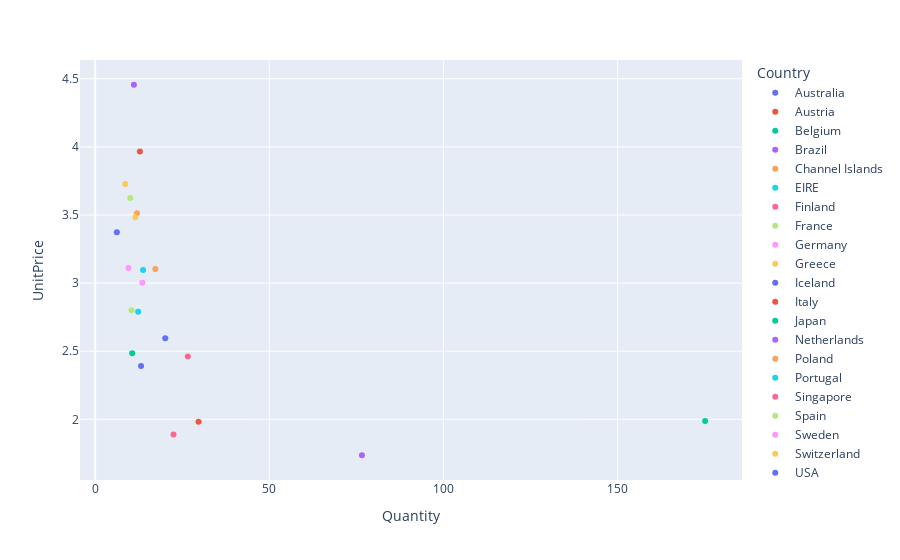

The notebook cell this image was saved under:
### Code cell
import plotly.express as px
fig = px.scatter(data, x= 'Quantity', y = 'UnitPrice', color = 'Country')
fig

### Figure 1 — Plotly figure (JSON) as saved in the notebook; plotly's stock layout.template omitted (floating-point values rounded to 4 significant figures)
{"data": [{"hovertemplate": "Country=Australia<br>Quantity=%{x}<br>UnitPrice=%{y}<extra></extra>", "legendgroup": "Australia", "marker": {"color": "#636efa", "symbol": "circle"}, "mode": "markers", "name": "Australia", "orientation": "v", "showlegend": true, "type": "scatter", "x": [13.18], "xaxis": "x", "y": [2.391], "yaxis": "y"}, {"hovertemplate": "Country=Austria<br>Quantity=%{x}<br>UnitPrice=%{y}<extra></extra>", "legendgroup": "Austria", "marker": {"color": "#EF553B", "symbol": "circle"}, "mode": "markers", "name": "Austria", "orientation": "v", "showlegend": true, "type": "scatter", "x": [12.83], "xaxis": "x", "y": [3.966], "yaxis": "y"}, {"hovertemplate": "Country=Belgium<br>Quantity=%{x}<br>UnitPrice=%{y}<extra></extra>", "legendgroup": "Belgium", "marker": {"color": "#00cc96", "symbol": "circle"}, "mode": "markers", "name": "Belgium", "orientation": "v", "showlegend": true, "type": "scatter", "x": [10.64], "xaxis": "x", "y": [2.485], "yaxis": "y"}, {"hovertemplate": "Country=Brazil<br>Quantity=%{x}<br>UnitPrice=%{y}<extra></extra>", "legendgroup": "Brazil", "marker": {"color": "#ab63fa", "symbol": "circle"}, "mode": "markers", "name": "Brazil", "orientation": "v", "showlegend": true, "type": "scatter", "x": [11.12], "xaxis": "x", "y": [4.456], "yaxis": "y"}, {"hovertemplate": "Country=Channel Islands<br>Quantity=%{x}<br>UnitPrice=%{y}<extra></extra>", "legendgroup": "Channel Islands", "marker": {"color": "#FFA15A", "symbol": "circle"}, "mode": "markers", "name": "Channel Islands", "orientation": "v", "showlegend": true, "type": "scatter", "x": [12], "xaxis": "x", "y": [3.512], "yaxis": "y"}, {"hovertemplate": "Country=EIRE<br>Quantity=%{x}<br>UnitPrice=%{y}<extra></extra>", "legendgroup": "EIRE", "marker": {"color": "#19d3f3", "symbol": "circle"}, "mode": "markers", "name": "EIRE", "orientation": "v", "showlegend": true, "type": "scatter", "x": [13.76], "xaxis": "x", "y": [3.096], "yaxis": "y"}, {"hovertemplate": "Country=Finland<br>Quantity=%{x}<br>UnitPrice=%{y}<extra></extra>", "legendgroup": "Finland", "marker": {"color": "#FF6692", "symbol": "circle"}, "mode": "markers", "name": "Finland", "orientation": "v", "showlegend": true, "type": "scatter", "x": [22.5], "xaxis": "x", "y": [1.888], "yaxis": "y"}, {"hovertemplate": "Country=France<br>Quantity=%{x}<br>UnitPrice=%{y}<extra></extra>", "legendgroup": "France", "marker": {"color": "#B6E880", "symbol": "circle"}, "mode": "markers", "name": "France", "orientation": "v", "showlegend": true, "type": "scatter", "x": [10.44], "xaxis": "x", "y": [2.801], "yaxis": "y"}, {"hovertemplate": "Country=Germany<br>Quantity=%{x}<br>UnitPrice=%{y}<extra></extra>", "legendgroup": "Germany", "marker": {"color": "#FF97FF", "symbol": "circle"}, "mode": "markers", "name": "Germany", "orientation": "v", "showlegend": true, "type": "scatter", "x": [13.54], "xaxis": "x", "y": [3.002], "yaxis": "y"}, {"hovertemplate": "Country=Greece<br>Quantity=%{x}<br>UnitPrice=%{y}<extra></extra>", "legendgroup": "Greece", "marker": {"color": "#FECB52", "symbol": "circle"}, "mode": "markers", "name": "Greece", "orientation": "v", "showlegend": true, "type": "scatter", "x": [8.667], "xaxis": "x", "y": [3.727], "yaxis": "y"}, {"hovertemplate": "Country=Iceland<br>Quantity=%{x}<br>UnitPrice=%{y}<extra></extra>", "legendgroup": "Iceland", "marker": {"color": "#636efa", "symbol": "circle"}, "mode": "markers", "name": "Iceland", "orientation": "v", "showlegend": true, "type": "scatter", "x": [20.12], "xaxis": "x", "y": [2.595], "yaxis": "y"}, {"hovertemplate": "Country=Italy<br>Quantity=%{x}<br>UnitPrice=%{y}<extra></extra>", "legendgroup": "Italy", "marker": {"color": "#EF553B", "symbol": "circle"}, "mode": "markers", "name": "Italy", "orientation": "v", "showlegend": true, "type": "scatter", "x": [29.68], "xaxis": "x", "y": [1.983], "yaxis": "y"}, {"hovertemplate": "Country=Japan<br>Quantity=%{x}<br>UnitPrice=%{y}<extra></extra>", "legendgroup": "Japan", "marker": {"color": "#00cc96", "symbol": "circle"}, "mode": "markers", "name": "Japan", "orientation": "v", "showlegend": true, "type": "scatter", "x": [175.2], "xaxis": "x", "y": [1.987], "yaxis": "y"}, {"hovertemplate": "Country=Netherlands<br>Quantity=%{x}<br>UnitPrice=%{y}<extra></extra>", "legendgroup": "Netherlands", "marker": {"color": "#ab63fa", "symbol": "circle"}, "mode": "markers", "name": "Netherlands", "orientation": "v", "showlegend": true, "type": "scatter", "x": [76.61], "xaxis": "x", "y": [1.736], "yaxis": "y"}, {"hovertemplate": "Country=Poland<br>Quantity=%{x}<br>UnitPrice=%{y}<extra></extra>", "legendgroup": "Poland", "marker": {"color": "#FFA15A", "symbol": "circle"}, "mode": "markers", "name": "Poland", "orientation": "v", "showlegend": true, "type": "scatter", "x": [17.28], "xaxis": "x", "y": [3.104], "yaxis": "y"}, {"hovertemplate": "Country=Portugal<br>Quantity=%{x}<br>UnitPrice=%{y}<extra></extra>", "legendgroup": "Portugal", "marker": {"color": "#19d3f3", "symbol": "circle"}, "mode": "markers", "name": "Portugal", "orientation": "v", "showlegend": true, "type": "scatter", "x": [12.35], "xaxis": "x", "y": [2.79], "yaxis": "y"}, {"hovertemplate": "Country=Singapore<br>Quantity=%{x}<br>UnitPrice=%{y}<extra></extra>", "legendgroup": "Singapore", "marker": {"color": "#FF6692", "symbol": "circle"}, "mode": "markers", "name": "Singapore", "orientation": "v", "showlegend": true, "type": "scatter", "x": [26.62], "xaxis": "x", "y": [2.46], "yaxis": "y"}, {"hovertemplate": "Country=Spain<br>Quantity=%{x}<br>UnitPrice=%{y}<extra></extra>", "legendgroup": "Spain", "marker": {"color": "#B6E880", "symbol": "circle"}, "mode": "markers", "name": "Spain", "orientation": "v", "showlegend": true, "type": "scatter", "x": [10.09], "xaxis": "x", "y": [3.624], "yaxis": "y"}, {"hovertemplate": "Country=Sweden<br>Quantity=%{x}<br>UnitPrice=%{y}<extra></extra>", "legendgroup": "Sweden", "marker": {"color": "#FF97FF", "symbol": "circle"}, "mode": "markers", "name": "Sweden", "orientation": "v", "showlegend": true, "type": "scatter", "x": [9.562], "xaxis": "x", "y": [3.111], "yaxis": "y"}, {"hovertemplate": "Country=Switzerland<br>Quantity=%{x}<br>UnitPrice=%{y}<extra></extra>", "legendgroup": "Switzerland", "marker": {"color": "#FECB52", "symbol": "circle"}, "mode": "markers", "name": "Switzerland", "orientation": "v", "showlegend": true, "type": "scatter", "x": [11.55], "xaxis": "x", "y": [3.483], "yaxis": "y"}, {"hovertemplate": "Country=USA<br>Quantity=%{x}<br>UnitPrice=%{y}<extra></extra>", "legendgroup": "USA", "marker": {"color": "#636efa", "symbol": "circle"}, "mode": "markers", "name": "USA", "orientation": "v", "showlegend": true, "type": "scatter", "x": [6.227], "xaxis": "x", "y": [3.373], "yaxis": "y"}], "layout": {"legend": {"title": {"text": "Country"}, "tracegroupgap": 0}, "margin": {"t": 60}, "xaxis": {"anchor": "y", "domain": [0, 1], "title": {"text": "Quantity"}}, "yaxis": {"anchor": "x", "domain": [0, 1], "title": {"text": "UnitPrice"}}}}
